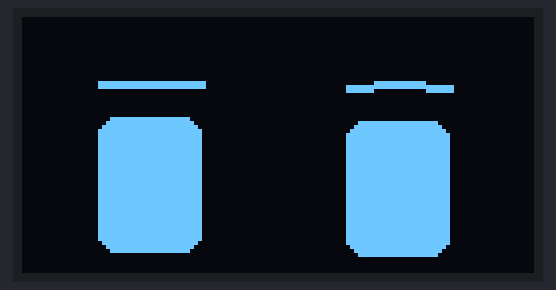
The sketch below on a simulated ESP32-C3. Shown: 128×64 one-colour display. Wiring (inferred from the names in the program): SH1106 OLED at I2C address 0x3C. Random numbers use the default seed unless the sketch sets one; what the sketch prints to the serial monitor is not drawn.

Above: at 0.39 s.
At 9.7 s:
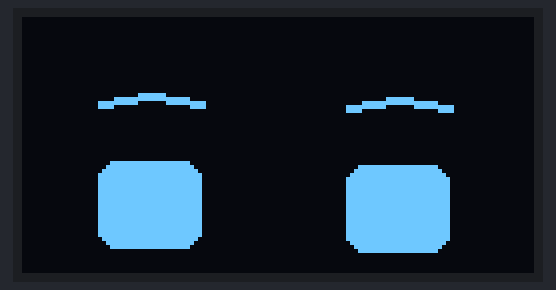
At 16.95 s:
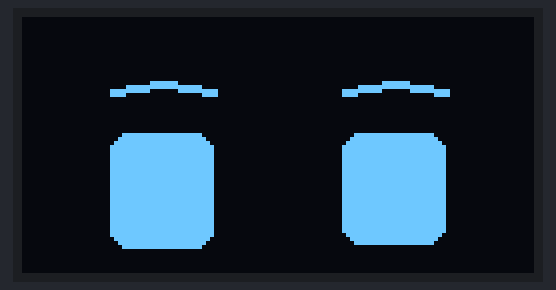
At 17.95 s:
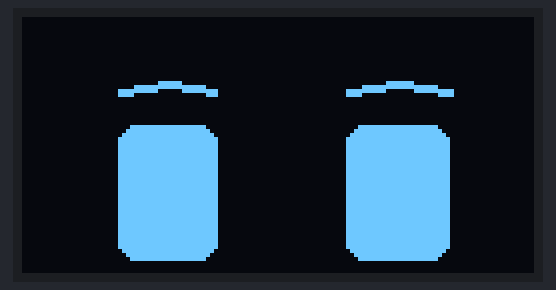
At 27.7 s:
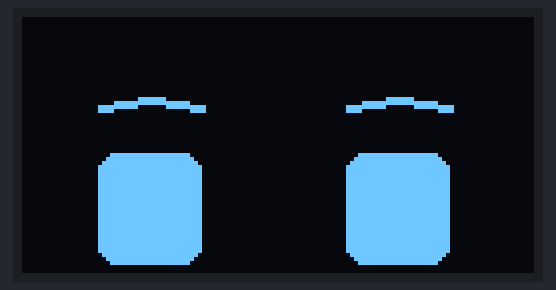
At 38.83 s:
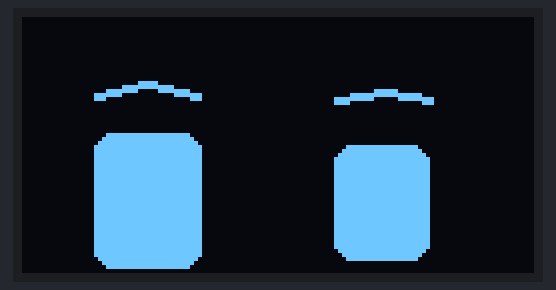

The sketch:

solar_eyes_v0_1.ino
```cpp
#include <Arduino.h>
#include <Wire.h>
#include <U8g2lib.h>

// Solar Eyes v0.1
// ESP32-C3 SuperMini + 0.96" 128x64 I2C OLED
// SDA = GPIO6, SCL = GPIO7. These are chosen pins for this build.
// Initialize them explicitly. They are not a universal ESP32-C3 default.

#define SDA_PIN 6
#define SCL_PIN 7
#define OLED_ADDR 0x3C

// Yellow/blue glass is fixed by the module. On a typical 0.96" panel the
// top 16 rows are yellow and the rest are blue when the module is upright.
// If the picture is shifted or garbled, the controller is likely SH1106.
// Replace the constructor with:
// U8G2_SH1106_128X64_NONAME_F_HW_I2C u8g2(U8G2_R0, U8X8_PIN_NONE, SCL_PIN, SDA_PIN);
// If the yellow band sits at the bottom after mounting, use U8G2_R2.
U8G2_SSD1306_128X64_NONAME_F_HW_I2C u8g2(
    U8G2_R0, U8X8_PIN_NONE, /* clock */ SCL_PIN, /* data */ SDA_PIN);

enum class Expr : uint8_t {
  Idle,
  Blink,
  LookSide,
  LookUp,
  LookDown,
  Happy,
  Wink,
  Sleepy
};

// Rows 0-15 are the yellow glass. Leaving them off keeps the lit pixels blue.
static const int BLUE_TOP = 16;
static const int LEFT_X = 34;
static const int RIGHT_X = 96;
static const int EYE_Y = 44;
static const int BROW_Y = 18;
static const uint32_t FRAME_MS = 33;

Expr expr = Expr::Idle;
int8_t glanceDir = 1;
bool winkLeft = true;
uint32_t exprStart = 0;
uint32_t exprEnd = 0;
uint32_t nextFrame = 0;

void oledPush();

void enterExpr(Expr next, uint32_t now, uint32_t durationMs) {
  expr = next;
  exprStart = now;
  exprEnd = now + durationMs;
}

struct Pose {
  int dxL;
  int dxR;
  int dyL;
  int dyR;
  int wL;
  int wR;
  int hL;
  int hR;
  int browL;
  int browR;
  int archL;
  int archR;
};

Pose shown = {0, 0, 0, 0, 26, 26, 34, 34, 0, 0, 4, 4};

void approach(int &value, int target, int step) {
  if (value < target) {
    int next = value + step;
    value = next > target ? target : next;
  } else if (value > target) {
    int next = value - step;
    value = next < target ? target : next;
  }
}

void advanceExpr(uint32_t now) {
  uint32_t roll = esp_random() % 100;
  if (roll < 18) {
    enterExpr(Expr::Idle, now, 420 + (esp_random() % 280));
  } else if (roll < 34) {
    enterExpr(Expr::Blink, now, 170);
  } else if (roll < 58) {
    glanceDir = (esp_random() & 1) ? 1 : -1;
    enterExpr(Expr::LookSide, now, 480 + (esp_random() % 280));
  } else if (roll < 72) {
    enterExpr(Expr::LookUp, now, 420);
  } else if (roll < 84) {
    enterExpr(Expr::LookDown, now, 420);
  } else if (roll < 93) {
    winkLeft = esp_random() & 1;
    enterExpr(Expr::Wink, now, 260);
  } else {
    enterExpr(Expr::Sleepy, now, 700);
  }
}

void drawEyeShape(int cx, int cy, int w, int h) {
  if (w < 10) {
    w = 10;
  }
  if (h < 3) {
    h = 3;
  }
  int y = cy - h / 2;
  if (y < BLUE_TOP) {
    h -= BLUE_TOP - y;
    y = BLUE_TOP;
  }
  int radius = 5;
  if (radius > w / 2) {
    radius = w / 2;
  }
  if (radius > h / 2) {
    radius = h / 2;
  }
  u8g2.setDrawColor(1);
  u8g2.drawRBox(cx - w / 2, y, w, h, radius);
}

void drawBrow(int cx, int y, int w, int arch) {
  int x0 = cx - w / 2;
  int x1 = cx + w / 2;
  int yEnd = y;
  int yMid = y - arch;
  if (yEnd < BLUE_TOP) {
    yEnd = BLUE_TOP;
  }
  if (yMid < BLUE_TOP) {
    yMid = BLUE_TOP;
  }
  u8g2.setDrawColor(1);
  for (int t = 0; t < 2; t++) {
    u8g2.drawLine(x0, yEnd + t, cx, yMid + t);
    u8g2.drawLine(cx, yMid + t, x1, yEnd + t);
  }
}

void keepBlueOnly() {
  memset(u8g2.getBufferPtr(), 0, 128 * 2);
}

Pose targetPose() {
  Pose pose = {0, 0, 0, 0, 26, 26, 34, 34, 0, 0, 4, 4};
  switch (expr) {
    case Expr::Idle:
      break;
    case Expr::Blink:
      pose.hL = 4;
      pose.hR = 4;
      pose.browL = 2;
      pose.browR = 2;
      pose.archL = 2;
      pose.archR = 2;
      break;
    case Expr::LookSide:
      if (glanceDir < 0) {
        pose.dxL = -2;
        pose.dxR = -8;
        pose.wL = 28;
        pose.wR = 23;
        pose.hL = 36;
        pose.hR = 31;
        pose.browL = -1;
        pose.browR = 0;
        pose.archL = 5;
        pose.archR = 3;
      } else {
        pose.dxL = 8;
        pose.dxR = 2;
        pose.wL = 23;
        pose.wR = 28;
        pose.hL = 31;
        pose.hR = 36;
        pose.browL = 0;
        pose.browR = -1;
        pose.archL = 3;
        pose.archR = 5;
      }
      break;
    case Expr::LookUp:
      pose.dyL = -2;
      pose.dyR = -2;
      pose.hL = 36;
      pose.hR = 36;
      pose.browL = -2;
      pose.browR = -2;
      pose.archL = 5;
      pose.archR = 5;
      break;
    case Expr::LookDown:
      pose.dyL = 3;
      pose.dyR = 3;
      pose.hL = 26;
      pose.hR = 26;
      pose.browL = 2;
      pose.browR = 2;
      pose.archL = 2;
      pose.archR = 2;
      break;
    case Expr::Happy:
      pose.wL = 28;
      pose.wR = 28;
      pose.hL = 32;
      pose.hR = 32;
      pose.browL = -2;
      pose.browR = -2;
      pose.archL = 5;
      pose.archR = 5;
      break;
    case Expr::Wink:
      if (winkLeft) {
        pose.dxL = 2;
        pose.hL = 4;
        pose.browL = 1;
        pose.archL = 2;
      } else {
        pose.dxR = -2;
        pose.hR = 4;
        pose.browR = 1;
        pose.archR = 2;
      }
      break;
    case Expr::Sleepy:
      pose.dyL = 2;
      pose.dyR = 2;
      pose.hL = 22;
      pose.hR = 22;
      pose.browL = 2;
      pose.browR = 2;
      pose.archL = 2;
      pose.archR = 2;
      break;
  }
  return pose;
}

int bobAt(uint32_t now) {
  int bob = (int)((now / 140) % 8);
  if (bob > 4) {
    bob = 8 - bob;
  }
  return bob - 2;
}

void render(uint32_t now) {
  Pose goal = targetPose();
  approach(shown.dxL, goal.dxL, 1);
  approach(shown.dxR, goal.dxR, 1);
  approach(shown.dyL, goal.dyL, 1);
  approach(shown.dyR, goal.dyR, 1);
  approach(shown.wL, goal.wL, 1);
  approach(shown.wR, goal.wR, 1);
  approach(shown.hL, goal.hL, 2);
  approach(shown.hR, goal.hR, 2);
  approach(shown.browL, goal.browL, 1);
  approach(shown.browR, goal.browR, 1);
  approach(shown.archL, goal.archL, 1);
  approach(shown.archR, goal.archR, 1);

  int bobL = bobAt(now);
  int bobR = bobAt(now + 80);
  int browYL = BROW_Y + shown.browL + bobL;
  int browYR = BROW_Y + shown.browR + bobR;
  if (browYL < BLUE_TOP) {
    browYL = BLUE_TOP;
  }
  if (browYR < BLUE_TOP) {
    browYR = BLUE_TOP;
  }

  u8g2.clearBuffer();
  drawBrow(LEFT_X + shown.dxL, browYL, shown.wL, shown.archL);
  drawBrow(RIGHT_X + shown.dxR, browYR, shown.wR, shown.archR);
  drawEyeShape(LEFT_X + shown.dxL, EYE_Y + shown.dyL + bobL, shown.wL, shown.hL);
  drawEyeShape(RIGHT_X + shown.dxR, EYE_Y + shown.dyR + bobR, shown.wR, shown.hR);
  keepBlueOnly();
  oledPush();
}

void oledCmd(uint8_t value) {
  Wire.beginTransmission(OLED_ADDR);
  Wire.write(0x00);
  Wire.write(value);
  Wire.endTransmission();
}

void oledInit() {
  Wire.begin(SDA_PIN, SCL_PIN);
  Wire.setClock(100000);
  Wire.setTimeOut(50);
  const uint8_t seq[] = {
      0xAE, 0xD5, 0x80, 0xA8, 0x3F, 0xD3, 0x00, 0x40,
      0x8D, 0x14, 0x20, 0x00, 0xA1, 0xC8, 0xDA, 0x12,
      0x81, 0xCF, 0xD9, 0xF1, 0xDB, 0x40, 0xA4, 0xA6, 0xAF};
  for (uint8_t value : seq) {
    oledCmd(value);
  }
}

void oledPush() {
  const uint8_t *buf = u8g2.getBufferPtr();
  for (uint8_t page = 0; page < 8; page++) {
    oledCmd(0xB0 | page);
    oledCmd(0x00);
    oledCmd(0x10);
    const uint8_t *row = buf + (page * 128);
    for (int col = 0; col < 128; col += 16) {
      Wire.beginTransmission(OLED_ADDR);
      Wire.write(0x40);
      for (int i = 0; i < 16; i++) {
        Wire.write(row[col + i]);
      }
      Wire.endTransmission();
    }
  }
}

void setup() {
  Serial.begin(115200);

  // Same 100 kHz init that lit this panel. U8g2 only draws into RAM.
  oledInit();

  uint32_t now = millis();
  enterExpr(Expr::Idle, now, 1600);
  nextFrame = now;
  render(now);

  Serial.println("Solar Eyes v0.1");
  Serial.println("SDA GPIO6, SCL GPIO7, SSD1306 128x64 @ 100 kHz");
}

void loop() {
  uint32_t now = millis();

  if ((int32_t)(now - exprEnd) >= 0) {
    advanceExpr(now);
  }

  if ((int32_t)(now - nextFrame) < 0) {
    // C3 is single-core. A tight spin here starves USB and the port drops.
    delay(5);
    return;
  }
  nextFrame = now + FRAME_MS;
  render(now);
}
```
